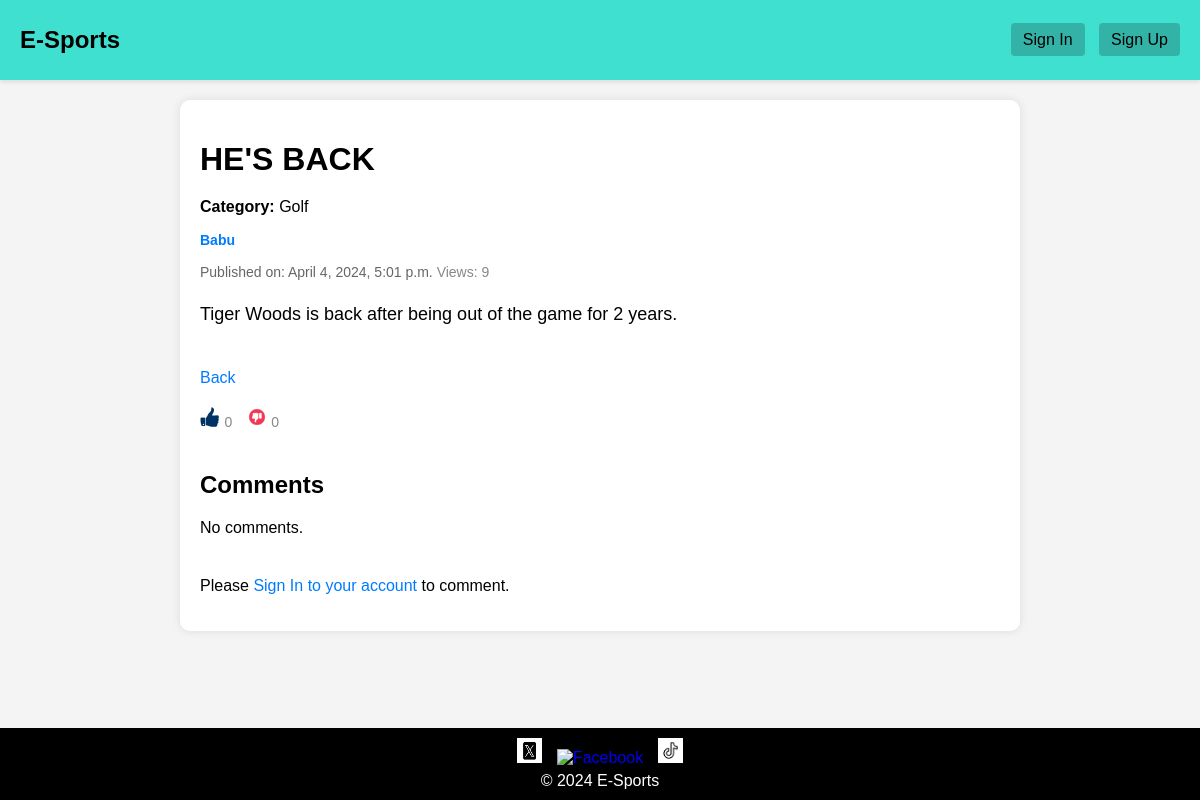
Page /post/6/ on the committed database.
### esport/models.py (models this page shows, shortened)
class Post(models.Model):
    title = models.CharField(max_length=200)
    author = models.ForeignKey(settings.AUTH_USER_MODEL,
                               on_delete=models.CASCADE)
    content = models.TextField()
    created_at = models.DateTimeField(auto_now_add=True)
    updated_at = models.DateTimeField(auto_now=True)
    views = models.IntegerField(default=0)
    likes = models.ManyToManyField(settings.AUTH_USER_MODEL,
                                   related_name='liked_posts', blank=True)
    dislikes = models.ManyToManyField(settings.AUTH_USER_MODEL,
                                      related_name='disliked_posts',
                                      blank=True)
    CATEGORY_CHOICES = [
        ('football', 'Football'),
        ('basketball', 'Basketball'),
        ('tennis', 'Tennis'),
        ('volleyball', 'Volleyball'),
        ('baseball', 'Baseball'),
        ('golf', 'Golf'),
        ('cycling', 'Cycling'),
        ('cricket', 'Cricket'),
        ('formula 1', 'Formula 1'),
        ('boxing', 'Boxing'),
        ('rugby', 'Rugby'),
        ('hockey', 'Hockey'),
    ]
    category = models.CharField(max_length=100, choices=CATEGORY_CHOICES,
                                default='football')

### esport/views.py (the view)
# urls.py: path('post/<int:pk>/', views.summary, name='summary'),
def summary(request, pk):
    referer = request.META.get('HTTP_REFERER')
    if referer and 'summary' in referer:
        post = get_object_or_404(Post, pk=pk)
        return render(request, 'summary.html', {'post': post})
    post = get_object_or_404(Post, pk=pk)
    post.views += 1
    post.save()
    nairobi_tz = pytz.timezone('Africa/Nairobi')
    post.created_at = timezone.localtime(post.created_at, timezone=nairobi_tz)
    return render(request, 'summary.html', {'post': post})

### esport/templates/summary.html (shortened to what this page needs)
{% extends 'base.html' %}
{% load static %}
{% load tz %}
{% block link %}
<link rel="stylesheet" href="{% static 'css/summary.css' %}">
{% endblock link %}
{% block content %}
<div class="container">
    <h1>{{ post.title }}</h1>
    <p><strong>Category:</strong> {{ post.get_category_display }}</p>
    <div class="post-meta">
        <a href="{% url 'account' pk=post.author.pk %}">
            <div class="author-info">
                <span class="post-author">{{ post.author }}</span>
            </div>
        </a>
        <br>
        <span class="post-date">Published on: {{ post.created_at|timezone:"Africa/Nairobi"|date:"F j, Y, g:i a" }}</span>
        <span class="post-views">Views: {{ post.views }}</span>
    </div>
    <div class="post-content">{{ post.content }}</div>
    <a href="{% url 'threads' %}" class="back-link">Back</a>
    <div class="like-dislike-section" style="margin-top: 20px;">
    <a href="{% url 'like_post' pk=post.id %}" class="like-link" style="text-decoration: none;">
        <img src="{% static 'icons/thumbs_up.png' %}" alt="Thumbs Up" style="width: 20px; height: 20px;">
    </a>
    <span class="like-count" style="margin-right: 10px; font-size: 14px; color: #888;">{{ post.likes.count }}</span>
    <a href="{% url 'dislike_post' pk=post.id %}" class="dislike-link" style="text-decoration: none;">
        <img src="{% static 'icons/thumbs_down.png' %}" alt="Thumbs Down" style="width: 20px; height: 20px;">
    </a>
    <span class="dislike-count" style="font-size: 14px; color: #888;">{{ post.dislikes.count }}</span>
</div>
    <div class="comment-section" style="margin-top: 40px;">
        <h2 style="font-size: 24px;">Comments</h2>
    {% if post.comments.all %}
    {% for comment in post.comments.all %}
    <div class="comment" style="margin-bottom: 20px; border: 1px solid #ccc; padding: 10px; background-color: #f9f9f9;">
        <p style="margin-bottom: 5px;">{{ comment.text }}</p>
        <p style="margin-bottom: 5px;">Commented By: {{ comment.author.username }}</p>
    <a href="{% url 'like_comment' pk=comment.id %}" class="like-comment">
        <img src="{% static 'icons/thumbs_up.png' %}" alt="Thumbs Up" style="width: 20px; height: 20px;">
    </a>
    <span class="like-count">{{ comment.likes.count }}</span>
    <a href="{% url 'dislike_comment' pk=comment.id %}" class="dislike-comment">
        <img src="{% static 'icons/thumbs_down.png' %}" alt="Thumbs Down" style="width: 20px; height: 20px;">
    </a>
    <span class="dislike-count">{{ comment.dislikes.count }}</span>
        <p style="margin-bottom: 5px;">Posted on: {{ comment.created_at|timezone:"Africa/Nairobi"|date:"F j, Y, g:i a" }}</p>
        {% if user.is_authenticated and user == comment.author %}
        <form method="POST" action="{% url 'delete_comment' comment.id %}">
            {% csrf_token %}
            <button type="submit" style="padding: 5px 10px; background-color: #dc3545; color: #fff; border: none; border-radius: 3px; cursor: pointer; transition: background-color 0.3s;">Delete</button>
        </form>
        {% endif %}
    </div>
    {% endfor %}
    {% else %}
    <p>No comments.</p>
    {% endif %}
</div>
{% if user.is_authenticated %}
<div class="add-comment" style="margin-top: 40px;">
    <h3 style="font-size: 24px; margin-bottom: 10px;">Add a Comment</h3>
    <form method="post" action="{% url 'Commented' post.pk %}">
        {% csrf_token %}
        <textarea name="text" placeholder="Write your comment" rows="5" cols="40" style="width: 100%; padding: 10px; margin-bottom: 10px; border: 1px solid #ccc; border-radius: 5px; resize: vertical;"></textarea>
        <button type="submit" style="padding: 10px 20px; background-color: #007bff; color: #fff; border: none; border-radius: 5px; cursor: pointer; transition: background-color 0.3s;">Comment</button>
    </form>
</div>
{% else %}
<p style="margin-top: 40px;">Please <a href="{% url 'SignIn' %}" style="color: #007bff; text-decoration: none;">Sign In to your account</a> to comment.</p>
{% endif %}
</div>
{% endblock content %}

### esport/static/css/base.css (style rules this page uses)
body { font-family: Arial, sans-serif; margin: 0; padding: 0; background-color: #f4f4f4; position: relative; background-image: url("https://media.istockphoto.com/id/1355687112/photo/various-sport-equipment-gear.jpg?s=612x612&w=0&k=20&c=JOizKZg68gs_7lxjM3YLrngeS-7dGhBXL8b-wDBrYUE="); background-repeat: no-repeat; background-size: cover; background-position: center; }
.container { margin-bottom: 60px; }

### esport/static/css/summary.css (style rules this page uses)
.container { max-width: 800px; margin: 20px auto; padding: 20px; background-color: #fff; border-radius: 10px; box-shadow: 0 0 10px rgba(0, 0, 0, 0.1); }
h1 { font-size: 32px; margin-bottom: 20px; }
.post-meta { font-size: 14px; color: #888; margin-bottom: 20px; }
.post-author { font-weight: bold; color: #007bff; margin-right: 10px; }
.post-date { color: #666; }
.post-content { font-size: 18px; line-height: 1.6; margin-bottom: 20px; }
.back-link { display: inline-block; margin-top: 20px; font-size: 16px; color: #007bff; text-decoration: none; transition: color 0.3s; }
a { text-decoration: none; }

### rows in the picture
Post: title "HE'S BACK", category "Golf", author "Babu", created_at "April 4, 2024, 5:01 p.m.", views "9", content "Tiger Woods is back after being out of the game for 2 years.", likes.count "0", dislikes.count "0"
